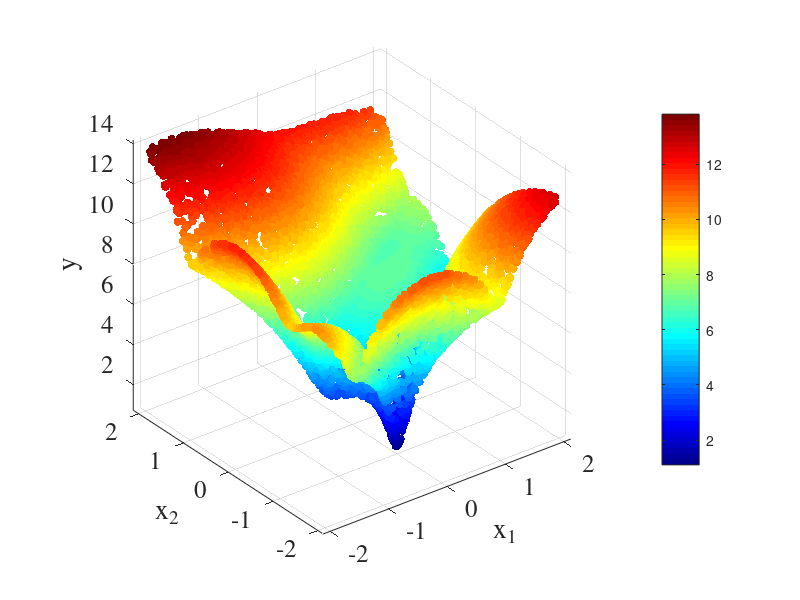
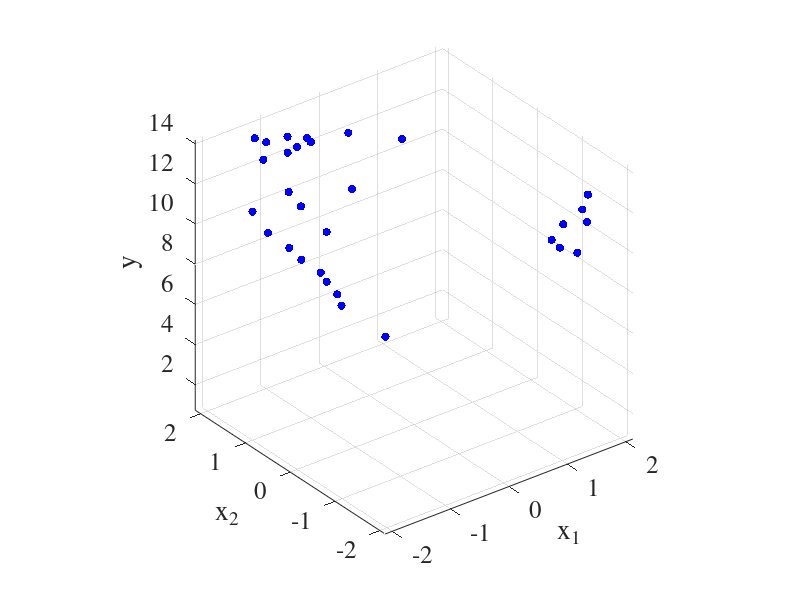

These figures' MATLAB source, in order: (Note: this script raises an error after producing the figures.)
clear; close all;
% Demonstration of adaptive design of experiments (DoE) based on Bayesian optimization

%% settings
number_of_samples = 10000;
number_of_first_samples = 30;
number_of_iteration = 100;
acquisition_function_flag = 2; % 1: Mutual information (MI), 2: Expected Improvement(EI), 3: Probability of improvement (PI) [0: Estimated y-values]
do_maximization = false; % true: maximization, false: minimization

%% generate dataset
rng('default');
rng(4);
X = rand(number_of_samples,2)*4-2;
function1 = 1 + ((X(:,1) + X(:,2) + 1).^2) .* (19 - 14*X(:,1) + 3*X(:,1).^2 - 14*X(:,2) + 6*X(:,1).*X(:,2) + 3*X(:,2).^2);
function2 = 30 + ((2*X(:,1) - 3*X(:,2)).^2) .* (18 - 32*X(:,1) + 12*X(:,1).^2 + 48*X(:,2) - 36*X(:,1).*X(:,2) + 27*X(:,2).^2);
y = log(function1 .* function2);
disp( ['min of y : ' num2str(min(y)) ]);
original_X = X;
original_y = y;

figure;
scatter3(X(:,1),X(:,2),y,[],y,'filled');
colormap(jet);
colorbar;
xlim([ min(original_X(:,1))-range(original_X(:,1))*0.03 max(original_X(:,1))+range(original_X(:,1))*0.03] );
ylim([ min(original_X(:,2))-range(original_X(:,2))*0.03 max(original_X(:,2))+range(original_X(:,2))*0.03] );
zlim([ min(original_y)-range(original_y)*0.03 max(original_y)+range(original_y)*0.03] );
axis square;
xlabel( 'x_1' ,  'FontSize' , 18 , 'FontName', 'Times');
ylabel( 'x_2' ,  'FontSize' , 18 , 'FontName', 'Times');
zlabel( 'y' ,  'FontSize' , 18 , 'FontName', 'Times');
set(gcf, 'Color' , 'w' ); 
set(gca, 'FontSize', 18);
set(gca, 'FontName', 'Times');

%% set first samples
bad_sample_number = find( y > 10 );
% bad_sample_number = 1:length(y);
high_X = X(bad_sample_number, :);
high_y = y(bad_sample_number);
random_numbers = randperm(length(high_y));
rng('shuffle');
first_sample_numbers = random_numbers(1:number_of_first_samples);
X_train = high_X( first_sample_numbers, :);
y_train = high_y( first_sample_numbers, :);
X(bad_sample_number(first_sample_numbers), :) = [];
y(bad_sample_number(first_sample_numbers), :) = [];

figure;
scatter3(X_train(:,1),X_train(:,2),y_train,[],'b','filled');
xlim([ min(original_X(:,1))-range(original_X(:,1))*0.03 max(original_X(:,1))+range(original_X(:,1))*0.03] );
ylim([ min(original_X(:,2))-range(original_X(:,2))*0.03 max(original_X(:,2))+range(original_X(:,2))*0.03] );
zlim([ min(original_y)-range(original_y)*0.03 max(original_y)+range(original_y)*0.03] );
axis square;
xlabel( 'x_1' ,  'FontSize' , 18 , 'FontName', 'Times');
ylabel( 'x_2' ,  'FontSize' , 18 , 'FontName', 'Times');
zlabel( 'y' ,  'FontSize' , 18 , 'FontName', 'Times');
set(gcf, 'Color' , 'w' ); 
set(gca, 'FontSize', 18);
set(gca, 'FontName', 'Times');

%% Maximization or minimization of y
if ~do_maximization
    y = -y;
    y_train = -y_train;
end
cumulative_variance = zeros(length(y), 1);
for iteration = 1 : number_of_iteration
    disp( [iteration number_of_iteration]);
    % Bayesian optimization
    [selected_candidate_number, selected_X_candidate, cumulative_variance] = bayesian_optimization(X_train, y_train, X, acquisition_function_flag, cumulative_variance );
    X_train = [ X_train ; X(selected_candidate_number, :) ];
    y_train = [ y_train ; y(selected_candidate_number, :) ];
    if do_maximization
        disp(['max of current y : ' num2str(max(y_train))]);
    else
        disp(['min of current y : ' num2str(-max(y_train))]);
    end
    
    X(selected_candidate_number, :) = [];
    y(selected_candidate_number, :) = [];
    cumulative_variance(selected_candidate_number, :) = [];
end
